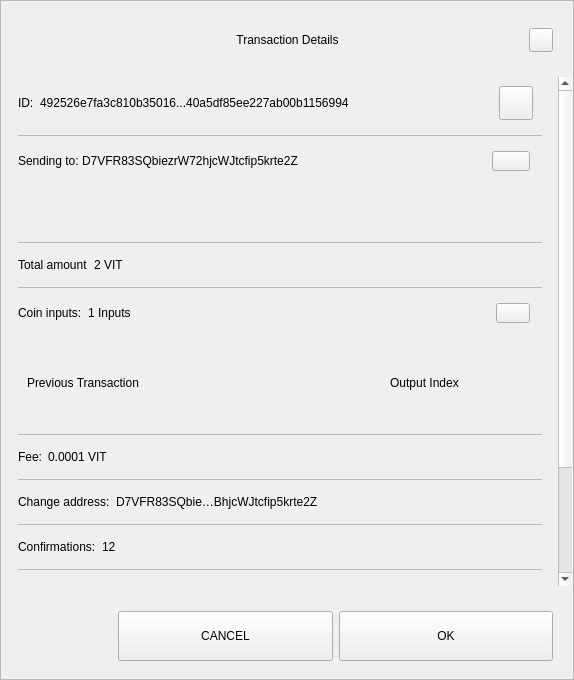
<?xml version="1.0" encoding="UTF-8"?>
<ui version="4.0">
 <class>TxDetailDialog</class>
 <widget class="QWidget" name="TxDetailDialog">
  <property name="geometry">
   <rect>
    <x>0</x>
    <y>0</y>
    <width>574</width>
    <height>680</height>
   </rect>
  </property>
  <property name="sizePolicy">
   <sizepolicy hsizetype="Preferred" vsizetype="Expanding">
    <horstretch>0</horstretch>
    <verstretch>0</verstretch>
   </sizepolicy>
  </property>
  <property name="minimumSize">
   <size>
    <width>574</width>
    <height>500</height>
   </size>
  </property>
  <property name="windowTitle">
   <string>Form</string>
  </property>
  <property name="styleSheet">
   <string notr="true"/>
  </property>
  <layout class="QVBoxLayout" name="verticalLayout_3">
   <property name="spacing">
    <number>0</number>
   </property>
   <property name="leftMargin">
    <number>0</number>
   </property>
   <property name="topMargin">
    <number>0</number>
   </property>
   <property name="rightMargin">
    <number>0</number>
   </property>
   <property name="bottomMargin">
    <number>0</number>
   </property>
   <item>
    <widget class="QFrame" name="frame">
     <property name="sizePolicy">
      <sizepolicy hsizetype="Preferred" vsizetype="Expanding">
       <horstretch>0</horstretch>
       <verstretch>0</verstretch>
      </sizepolicy>
     </property>
     <property name="styleSheet">
      <string notr="true"/>
     </property>
     <property name="frameShape">
      <enum>QFrame::StyledPanel</enum>
     </property>
     <property name="frameShadow">
      <enum>QFrame::Raised</enum>
     </property>
     <layout class="QVBoxLayout" name="verticalLayout">
      <property name="leftMargin">
       <number>0</number>
      </property>
      <property name="rightMargin">
       <number>0</number>
      </property>
      <item>
       <layout class="QHBoxLayout" name="horizontalLayout_3">
        <property name="spacing">
         <number>0</number>
        </property>
        <property name="leftMargin">
         <number>20</number>
        </property>
        <property name="topMargin">
         <number>10</number>
        </property>
        <property name="rightMargin">
         <number>20</number>
        </property>
        <item>
         <spacer name="horizontalSpacer_1">
          <property name="orientation">
           <enum>Qt::Horizontal</enum>
          </property>
          <property name="sizeHint" stdset="0">
           <size>
            <width>40</width>
            <height>20</height>
           </size>
          </property>
         </spacer>
        </item>
        <item>
         <widget class="QLabel" name="labelTitle">
          <property name="minimumSize">
           <size>
            <width>0</width>
            <height>40</height>
           </size>
          </property>
          <property name="maximumSize">
           <size>
            <width>16777215</width>
            <height>40</height>
           </size>
          </property>
          <property name="styleSheet">
           <string notr="true">padding-left:24px;</string>
          </property>
          <property name="text">
           <string>Transaction Details</string>
          </property>
          <property name="alignment">
           <set>Qt::AlignCenter</set>
          </property>
          <property name="margin">
           <number>7</number>
          </property>
         </widget>
        </item>
        <item>
         <spacer name="horizontalSpacer_2">
          <property name="orientation">
           <enum>Qt::Horizontal</enum>
          </property>
          <property name="sizeHint" stdset="0">
           <size>
            <width>40</width>
            <height>20</height>
           </size>
          </property>
         </spacer>
        </item>
        <item>
         <widget class="QPushButton" name="btnEsc">
          <property name="minimumSize">
           <size>
            <width>24</width>
            <height>24</height>
           </size>
          </property>
          <property name="maximumSize">
           <size>
            <width>24</width>
            <height>24</height>
           </size>
          </property>
          <property name="focusPolicy">
           <enum>Qt::NoFocus</enum>
          </property>
          <property name="text">
           <string/>
          </property>
         </widget>
        </item>
       </layout>
      </item>
      <item>
       <spacer name="verticalSpacer">
        <property name="orientation">
         <enum>Qt::Vertical</enum>
        </property>
        <property name="sizeType">
         <enum>QSizePolicy::Fixed</enum>
        </property>
        <property name="sizeHint" stdset="0">
         <size>
          <width>20</width>
          <height>10</height>
         </size>
        </property>
       </spacer>
      </item>
      <item>
       <widget class="QWidget" name="layoutScroll" native="true">
        <property name="minimumSize">
         <size>
          <width>0</width>
          <height>0</height>
         </size>
        </property>
        <layout class="QVBoxLayout" name="verticalLayout_4">
         <property name="leftMargin">
          <number>0</number>
         </property>
         <property name="topMargin">
          <number>0</number>
         </property>
         <property name="rightMargin">
          <number>0</number>
         </property>
         <item>
          <widget class="QScrollArea" name="scrollArea">
           <property name="styleSheet">
            <string notr="true">#scrollArea {
background:transparent;
}</string>
           </property>
           <property name="horizontalScrollBarPolicy">
            <enum>Qt::ScrollBarAlwaysOff</enum>
           </property>
           <property name="sizeAdjustPolicy">
            <enum>QAbstractScrollArea::AdjustIgnored</enum>
           </property>
           <property name="widgetResizable">
            <bool>true</bool>
           </property>
           <property name="alignment">
            <set>Qt::AlignLeading|Qt::AlignLeft|Qt::AlignTop</set>
           </property>
           <widget class="QWidget" name="scrollAreaWidgetContents">
            <property name="geometry">
             <rect>
              <x>0</x>
              <y>0</y>
              <width>556</width>
              <height>672</height>
             </rect>
            </property>
            <property name="autoFillBackground">
             <bool>false</bool>
            </property>
            <property name="styleSheet">
             <string notr="true">#scrollAreaWidgetContents {
background:transparent;
}</string>
            </property>
            <layout class="QVBoxLayout" name="verticalLayout_7">
             <property name="spacing">
              <number>0</number>
             </property>
             <property name="sizeConstraint">
              <enum>QLayout::SetDefaultConstraint</enum>
             </property>
             <property name="leftMargin">
              <number>0</number>
             </property>
             <property name="topMargin">
              <number>0</number>
             </property>
             <property name="rightMargin">
              <number>0</number>
             </property>
             <property name="bottomMargin">
              <number>0</number>
             </property>
             <item>
              <widget class="QWidget" name="content" native="true">
               <layout class="QVBoxLayout" name="verticalLayout_2">
                <property name="leftMargin">
                 <number>16</number>
                </property>
                <property name="topMargin">
                 <number>0</number>
                </property>
                <property name="rightMargin">
                 <number>16</number>
                </property>
                <item>
                 <widget class="QWidget" name="contentID" native="true">
                  <layout class="QHBoxLayout" name="horizontalLayout_12" stretch="0,1,0">
                   <property name="leftMargin">
                    <number>0</number>
                   </property>
                   <item>
                    <widget class="QLabel" name="labelId">
                     <property name="maximumSize">
                      <size>
                       <width>16777215</width>
                       <height>16777215</height>
                      </size>
                     </property>
                     <property name="text">
                      <string>ID:</string>
                     </property>
                    </widget>
                   </item>
                   <item>
                    <widget class="QLabel" name="textId">
                     <property name="text">
                      <string>492526e7fa3c810b35016...40a5df85ee227ab00b1156994</string>
                     </property>
                    </widget>
                   </item>
                   <item>
                    <widget class="QPushButton" name="pushCopy">
                     <property name="minimumSize">
                      <size>
                       <width>34</width>
                       <height>34</height>
                      </size>
                     </property>
                     <property name="maximumSize">
                      <size>
                       <width>34</width>
                       <height>34</height>
                      </size>
                     </property>
                     <property name="focusPolicy">
                      <enum>Qt::NoFocus</enum>
                     </property>
                     <property name="text">
                      <string/>
                     </property>
                     <property name="iconSize">
                      <size>
                       <width>24</width>
                       <height>24</height>
                      </size>
                     </property>
                    </widget>
                   </item>
                  </layout>
                 </widget>
                </item>
                <item>
                 <widget class="QLabel" name="labelDivider9">
                  <property name="maximumSize">
                   <size>
                    <width>16777215</width>
                    <height>1</height>
                   </size>
                  </property>
                  <property name="styleSheet">
                   <string notr="true">background-color:#bababa;</string>
                  </property>
                  <property name="text">
                   <string/>
                  </property>
                 </widget>
                </item>
                <item>
                 <widget class="QWidget" name="contentOutputs" native="true">
                  <layout class="QHBoxLayout" name="horizontalLayout_11" stretch="0,3,0">
                   <property name="spacing">
                    <number>0</number>
                   </property>
                   <property name="leftMargin">
                    <number>0</number>
                   </property>
                   <property name="rightMargin">
                    <number>12</number>
                   </property>
                   <item>
                    <widget class="QLabel" name="labelSend">
                     <property name="maximumSize">
                      <size>
                       <width>16777215</width>
                       <height>16777215</height>
                      </size>
                     </property>
                     <property name="text">
                      <string>Sending to: </string>
                     </property>
                    </widget>
                   </item>
                   <item>
                    <widget class="QLabel" name="textSend">
                     <property name="text">
                      <string>D7VFR83SQbiezrW72hjcWJtcfip5krte2Z </string>
                     </property>
                    </widget>
                   </item>
                   <item>
                    <widget class="QPushButton" name="pushOutputs">
                     <property name="minimumSize">
                      <size>
                       <width>34</width>
                       <height>20</height>
                      </size>
                     </property>
                     <property name="maximumSize">
                      <size>
                       <width>38</width>
                       <height>20</height>
                      </size>
                     </property>
                     <property name="focusPolicy">
                      <enum>Qt::NoFocus</enum>
                     </property>
                     <property name="styleSheet">
                      <string notr="true"/>
                     </property>
                     <property name="text">
                      <string/>
                     </property>
                    </widget>
                   </item>
                  </layout>
                 </widget>
                </item>
                <item>
                 <widget class="QScrollArea" name="outputsScrollArea">
                  <property name="minimumSize">
                   <size>
                    <width>0</width>
                    <height>50</height>
                   </size>
                  </property>
                  <property name="styleSheet">
                   <string notr="true">#outputsScrollArea {
background:transparent;
}</string>
                  </property>
                  <property name="widgetResizable">
                   <bool>true</bool>
                  </property>
                  <widget class="QWidget" name="container_outputs_base">
                   <property name="geometry">
                    <rect>
                     <x>0</x>
                     <y>0</y>
                     <width>522</width>
                     <height>48</height>
                    </rect>
                   </property>
                   <property name="styleSheet">
                    <string notr="true">#container_outputs_base {
background:transparent;
}</string>
                   </property>
                  </widget>
                 </widget>
                </item>
                <item>
                 <widget class="QLabel" name="labelDivider8">
                  <property name="maximumSize">
                   <size>
                    <width>16777215</width>
                    <height>1</height>
                   </size>
                  </property>
                  <property name="styleSheet">
                   <string notr="true">background-color:#bababa;</string>
                  </property>
                  <property name="text">
                   <string/>
                  </property>
                 </widget>
                </item>
                <item>
                 <widget class="QWidget" name="contentAmount" native="true">
                  <layout class="QHBoxLayout" name="horizontalLayout_4" stretch="0,1">
                   <property name="leftMargin">
                    <number>0</number>
                   </property>
                   <item>
                    <widget class="QLabel" name="labelAmount">
                     <property name="maximumSize">
                      <size>
                       <width>16777215</width>
                       <height>16777215</height>
                      </size>
                     </property>
                     <property name="text">
                      <string>Total amount</string>
                     </property>
                    </widget>
                   </item>
                   <item>
                    <widget class="QLabel" name="textAmount">
                     <property name="text">
                      <string>2 VIT</string>
                     </property>
                    </widget>
                   </item>
                  </layout>
                 </widget>
                </item>
                <item>
                 <widget class="QLabel" name="labelDivider6">
                  <property name="maximumSize">
                   <size>
                    <width>16777215</width>
                    <height>1</height>
                   </size>
                  </property>
                  <property name="styleSheet">
                   <string notr="true">background-color:#bababa;</string>
                  </property>
                  <property name="text">
                   <string/>
                  </property>
                 </widget>
                </item>
                <item>
                 <widget class="QWidget" name="contentInputs" native="true">
                  <layout class="QHBoxLayout" name="horizontalLayout" stretch="0,2,0">
                   <property name="leftMargin">
                    <number>0</number>
                   </property>
                   <property name="rightMargin">
                    <number>12</number>
                   </property>
                   <item>
                    <widget class="QLabel" name="labelInputs">
                     <property name="sizePolicy">
                      <sizepolicy hsizetype="Minimum" vsizetype="Preferred">
                       <horstretch>0</horstretch>
                       <verstretch>0</verstretch>
                      </sizepolicy>
                     </property>
                     <property name="maximumSize">
                      <size>
                       <width>16777215</width>
                       <height>16777215</height>
                      </size>
                     </property>
                     <property name="text">
                      <string>Coin inputs:</string>
                     </property>
                    </widget>
                   </item>
                   <item>
                    <widget class="QLabel" name="textInputs">
                     <property name="text">
                      <string>1 Inputs</string>
                     </property>
                    </widget>
                   </item>
                   <item>
                    <widget class="QPushButton" name="pushInputs">
                     <property name="maximumSize">
                      <size>
                       <width>34</width>
                       <height>20</height>
                      </size>
                     </property>
                     <property name="focusPolicy">
                      <enum>Qt::NoFocus</enum>
                     </property>
                     <property name="styleSheet">
                      <string notr="true"/>
                     </property>
                     <property name="text">
                      <string/>
                     </property>
                    </widget>
                   </item>
                  </layout>
                 </widget>
                </item>
                <item>
                 <widget class="QFrame" name="gridInputs">
                  <property name="sizePolicy">
                   <sizepolicy hsizetype="Preferred" vsizetype="MinimumExpanding">
                    <horstretch>0</horstretch>
                    <verstretch>0</verstretch>
                   </sizepolicy>
                  </property>
                  <property name="minimumSize">
                   <size>
                    <width>0</width>
                    <height>90</height>
                   </size>
                  </property>
                  <layout class="QGridLayout" name="gridLayoutInput" columnstretch="5,2" rowminimumheight="0">
                   <property name="sizeConstraint">
                    <enum>QLayout::SetMaximumSize</enum>
                   </property>
                   <property name="verticalSpacing">
                    <number>0</number>
                   </property>
                   <item row="0" column="0" alignment="Qt::AlignLeft">
                    <widget class="QLabel" name="labelTitlePrevTx">
                     <property name="text">
                      <string>Previous Transaction</string>
                     </property>
                    </widget>
                   </item>
                   <item row="0" column="1" alignment="Qt::AlignLeft">
                    <widget class="QLabel" name="labelOutputIndex">
                     <property name="text">
                      <string>Output Index</string>
                     </property>
                     <property name="alignment">
                      <set>Qt::AlignCenter</set>
                     </property>
                    </widget>
                   </item>
                  </layout>
                 </widget>
                </item>
                <item>
                 <widget class="QLabel" name="labelDivider1">
                  <property name="maximumSize">
                   <size>
                    <width>16777215</width>
                    <height>1</height>
                   </size>
                  </property>
                  <property name="styleSheet">
                   <string notr="true">background-color:#bababa;</string>
                  </property>
                  <property name="text">
                   <string/>
                  </property>
                 </widget>
                </item>
                <item>
                 <widget class="QWidget" name="contentFee" native="true">
                  <layout class="QHBoxLayout" name="horizontalLayout_7" stretch="0,1">
                   <property name="leftMargin">
                    <number>0</number>
                   </property>
                   <item>
                    <widget class="QLabel" name="labelFee">
                     <property name="maximumSize">
                      <size>
                       <width>16777215</width>
                       <height>16777215</height>
                      </size>
                     </property>
                     <property name="text">
                      <string>Fee:</string>
                     </property>
                    </widget>
                   </item>
                   <item>
                    <widget class="QLabel" name="textFee">
                     <property name="text">
                      <string>0.0001 VIT</string>
                     </property>
                    </widget>
                   </item>
                  </layout>
                 </widget>
                </item>
                <item>
                 <widget class="QLabel" name="labelDivider2">
                  <property name="maximumSize">
                   <size>
                    <width>16777215</width>
                    <height>1</height>
                   </size>
                  </property>
                  <property name="styleSheet">
                   <string notr="true">background-color:#bababa;</string>
                  </property>
                  <property name="text">
                   <string/>
                  </property>
                 </widget>
                </item>
                <item>
                 <widget class="QWidget" name="contentChangeAddress" native="true">
                  <layout class="QHBoxLayout" name="horizontalLayout_6" stretch="0,1">
                   <property name="leftMargin">
                    <number>0</number>
                   </property>
                   <item>
                    <widget class="QLabel" name="labelChange">
                     <property name="maximumSize">
                      <size>
                       <width>16777215</width>
                       <height>16777215</height>
                      </size>
                     </property>
                     <property name="text">
                      <string>Change address:</string>
                     </property>
                    </widget>
                   </item>
                   <item>
                    <widget class="QLabel" name="textChange">
                     <property name="text">
                      <string>D7VFR83SQbie…BhjcWJtcfip5krte2Z </string>
                     </property>
                    </widget>
                   </item>
                  </layout>
                 </widget>
                </item>
                <item>
                 <widget class="QLabel" name="labelDivider4">
                  <property name="maximumSize">
                   <size>
                    <width>16777215</width>
                    <height>1</height>
                   </size>
                  </property>
                  <property name="styleSheet">
                   <string notr="true">background-color:#bababa;</string>
                  </property>
                  <property name="text">
                   <string/>
                  </property>
                 </widget>
                </item>
                <item>
                 <widget class="QWidget" name="contentConfirmations" native="true">
                  <layout class="QHBoxLayout" name="horizontalLayout_8" stretch="0,1">
                   <property name="leftMargin">
                    <number>0</number>
                   </property>
                   <item>
                    <widget class="QLabel" name="labelConfirmations">
                     <property name="maximumSize">
                      <size>
                       <width>16777215</width>
                       <height>16777215</height>
                      </size>
                     </property>
                     <property name="text">
                      <string>Confirmations:</string>
                     </property>
                    </widget>
                   </item>
                   <item>
                    <widget class="QLabel" name="textConfirmations">
                     <property name="text">
                      <string>12</string>
                     </property>
                    </widget>
                   </item>
                  </layout>
                 </widget>
                </item>
                <item>
                 <widget class="QLabel" name="labelDivider7">
                  <property name="maximumSize">
                   <size>
                    <width>16777215</width>
                    <height>1</height>
                   </size>
                  </property>
                  <property name="styleSheet">
                   <string notr="true">background-color:#bababa;</string>
                  </property>
                  <property name="text">
                   <string/>
                  </property>
                 </widget>
                </item>
                <item>
                 <widget class="QWidget" name="contentSize" native="true">
                  <layout class="QHBoxLayout" name="horizontalLayout_9" stretch="0,1">
                   <property name="leftMargin">
                    <number>0</number>
                   </property>
                   <item>
                    <widget class="QLabel" name="labelSize">
                     <property name="maximumSize">
                      <size>
                       <width>16777215</width>
                       <height>16777215</height>
                      </size>
                     </property>
                     <property name="text">
                      <string>Size:</string>
                     </property>
                    </widget>
                   </item>
                   <item>
                    <widget class="QLabel" name="textSize">
                     <property name="text">
                      <string>2 kB</string>
                     </property>
                    </widget>
                   </item>
                  </layout>
                 </widget>
                </item>
                <item>
                 <widget class="QLabel" name="labelDivider3">
                  <property name="maximumSize">
                   <size>
                    <width>16777215</width>
                    <height>1</height>
                   </size>
                  </property>
                  <property name="styleSheet">
                   <string notr="true">background-color:#bababa;</string>
                  </property>
                  <property name="text">
                   <string/>
                  </property>
                 </widget>
                </item>
                <item>
                 <widget class="QWidget" name="contentDate" native="true">
                  <layout class="QHBoxLayout" name="horizontalLayout_5" stretch="0,1">
                   <property name="leftMargin">
                    <number>0</number>
                   </property>
                   <item>
                    <widget class="QLabel" name="labelDate">
                     <property name="maximumSize">
                      <size>
                       <width>16777215</width>
                       <height>16777215</height>
                      </size>
                     </property>
                     <property name="text">
                      <string>Date:</string>
                     </property>
                    </widget>
                   </item>
                   <item>
                    <widget class="QLabel" name="textDate">
                     <property name="text">
                      <string>May 25, 2017</string>
                     </property>
                    </widget>
                   </item>
                  </layout>
                 </widget>
                </item>
                <item>
                 <widget class="QLabel" name="labelDivider5">
                  <property name="maximumSize">
                   <size>
                    <width>16777215</width>
                    <height>1</height>
                   </size>
                  </property>
                  <property name="styleSheet">
                   <string notr="true">background-color:#bababa;</string>
                  </property>
                  <property name="text">
                   <string/>
                  </property>
                 </widget>
                </item>
                <item>
                 <widget class="QWidget" name="contentStatus" native="true">
                  <layout class="QHBoxLayout" name="horizontalLayout_10" stretch="0,1">
                   <property name="leftMargin">
                    <number>0</number>
                   </property>
                   <item>
                    <widget class="QLabel" name="labelStatus">
                     <property name="maximumSize">
                      <size>
                       <width>16777215</width>
                       <height>16777215</height>
                      </size>
                     </property>
                     <property name="text">
                      <string>Status:</string>
                     </property>
                    </widget>
                   </item>
                   <item>
                    <widget class="QLabel" name="textStatus">
                     <property name="text">
                      <string>Spendable</string>
                     </property>
                    </widget>
                   </item>
                  </layout>
                 </widget>
                </item>
                <item>
                 <spacer name="verticalSpacer_2">
                  <property name="orientation">
                   <enum>Qt::Vertical</enum>
                  </property>
                  <property name="sizeType">
                   <enum>QSizePolicy::Expanding</enum>
                  </property>
                  <property name="sizeHint" stdset="0">
                   <size>
                    <width>20</width>
                    <height>10</height>
                   </size>
                  </property>
                 </spacer>
                </item>
                <item>
                 <widget class="QLabel" name="labelWarning">
                  <property name="text">
                   <string>TextLabel</string>
                  </property>
                  <property name="alignment">
                   <set>Qt::AlignCenter</set>
                  </property>
                 </widget>
                </item>
               </layout>
              </widget>
             </item>
            </layout>
           </widget>
          </widget>
         </item>
        </layout>
       </widget>
      </item>
      <item>
       <widget class="QWidget" name="containerButtons" native="true">
        <layout class="QHBoxLayout" name="horizontalLayout1" stretch="1,2,2">
         <property name="leftMargin">
          <number>10</number>
         </property>
         <property name="rightMargin">
          <number>20</number>
         </property>
         <item>
          <spacer name="horizontalSpacer_3">
           <property name="orientation">
            <enum>Qt::Horizontal</enum>
           </property>
           <property name="sizeHint" stdset="0">
            <size>
             <width>40</width>
             <height>20</height>
            </size>
           </property>
          </spacer>
         </item>
         <item>
          <widget class="QPushButton" name="btnCancel">
           <property name="minimumSize">
            <size>
             <width>200</width>
             <height>50</height>
            </size>
           </property>
           <property name="focusPolicy">
            <enum>Qt::NoFocus</enum>
           </property>
           <property name="text">
            <string>CANCEL</string>
           </property>
          </widget>
         </item>
         <item>
          <widget class="QPushButton" name="btnSave">
           <property name="minimumSize">
            <size>
             <width>200</width>
             <height>50</height>
            </size>
           </property>
           <property name="focusPolicy">
            <enum>Qt::NoFocus</enum>
           </property>
           <property name="text">
            <string>OK</string>
           </property>
          </widget>
         </item>
        </layout>
       </widget>
      </item>
     </layout>
    </widget>
   </item>
  </layout>
 </widget>
 <resources/>
 <connections/>
</ui>
